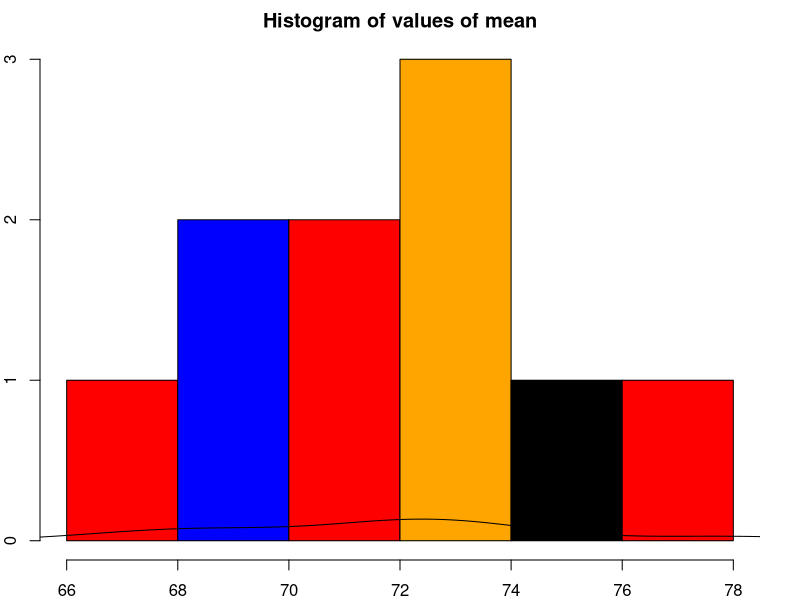

Recreate this plot in R.
student<-c(1:10)
score<-c(85,61,85,67,74,72,70,75,59,66)
population<-data.frame(student,score)
population
u<-mean(population$score)
cat("Mean is ",u)
SD<-sd(population$score)
cat("Standard Deviation is ",SD)

n<-4
mean<-c()
for(i in 1:10){
  sample<-sample(population$score,n,replace=FALSE)
  mean<-c(mean,mean(sample))
  cat("Mean of sample :",sample," is ",mean[i],"\n")
}
mean
par(mar = rep(2, 4))
color=c("red","blue","red","orange","black")
hist(mean,plot=TRUE,main="Histogram of values of mean",border="black",col=color)
lines(density(mean)) #lines to the histogram

aproxmean=mean(mean)
aproxSD=sd(mean)
cat("The approximate mean and std deviation are: ",aproxmean," ",aproxSD)

